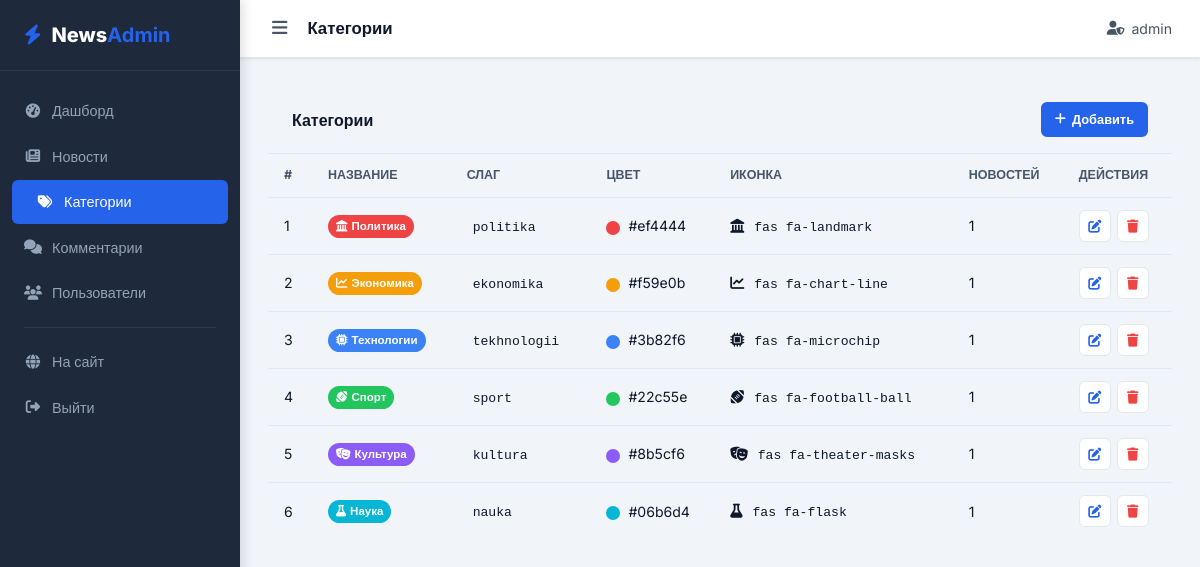
The app's page /admin/categories (signed in) with its own data.
### app/models/__init__.py (models this page shows, shortened)
class User(UserMixin, db.Model):
    __tablename__ = 'users'
    id = db.Column(db.Integer, primary_key=True)
    username = db.Column(db.String(64), unique=True, nullable=False)
    email = db.Column(db.String(120), unique=True, nullable=False)
    password_hash = db.Column(db.String(256), nullable=False)
    role = db.Column(db.String(20), default='user')  # Роль пользователя: 'admin' или 'user'
    avatar = db.Column(db.String(256), default='default_avatar.png')
    created_at = db.Column(db.DateTime, default=datetime.utcnow)
    is_active = db.Column(db.Boolean, default=True)
    comments = db.relationship('Comment', backref='author', lazy='dynamic', cascade='all, delete-orphan')
    likes = db.relationship('Like', backref='user', lazy='dynamic', cascade='all, delete-orphan')
    @property
    def is_admin(self):
        return self.role == 'admin'

class Category(db.Model):
    __tablename__ = 'categories'
    id = db.Column(db.Integer, primary_key=True)
    name = db.Column(db.String(64), unique=True, nullable=False)
    slug = db.Column(db.String(64), unique=True, nullable=False)
    color = db.Column(db.String(20), default='#3b82f6')
    icon = db.Column(db.String(64), default='fas fa-tag')
    news = db.relationship('News', backref='category', lazy='dynamic')

### app/views/admin_panel.py (the view)
@admin_bp.route('/categories')
@login_required
@admin_required
def categories_list():
    cats = Category.query.all()
    return render_template('admin/categories.html', categories=cats)

### app/models/__init__.py (called while the page is built)
@login_manager.user_loader
def load_user(user_id):
    return User.query.get(int(user_id))

### app/views/admin_panel.py (called while the page is built)
def admin_required(f):
    @wraps(f)
    def decorated(*args, **kwargs):
        if not current_user.is_authenticated or not current_user.is_admin:
            flash('Доступ запрещён.', 'danger')
            return redirect(url_for('main.index'))
        return f(*args, **kwargs)
    return decorated

### app/templates/admin/categories.html (shortened to what this page needs)
{% extends 'admin/base_admin.html' %}
{% block page_title %}Категории{% endblock %}
{% block content %}
<div class="admin-section-header">
    <h2>Категории</h2>
    <a href="{{ url_for('admin_panel.category_create') }}" class="btn btn-primary btn-sm"><i class="fas fa-plus"></i> Добавить</a>
</div>
<div class="admin-table-wrap">
    <table class="admin-table">
        <thead><tr><th>#</th><th>Название</th><th>Слаг</th><th>Цвет</th><th>Иконка</th><th>Новостей</th><th>Действия</th></tr></thead>
        <tbody>
            {% for cat in categories %}
            <tr>
                <td>{{ cat.id }}</td>
                <td><span class="badge-sm" style="background: {{ cat.color }}"><i class="{{ cat.icon }}"></i> {{ cat.name }}</span></td>
                <td><code>{{ cat.slug }}</code></td>
                <td><span class="color-dot" style="background: {{ cat.color }}"></span> {{ cat.color }}</td>
                <td><i class="{{ cat.icon }}"></i> <code>{{ cat.icon }}</code></td>
                <td>{{ cat.news.count() }}</td>
                <td class="actions-cell">
                    <a href="{{ url_for('admin_panel.category_edit', cat_id=cat.id) }}" class="action-btn action-edit"><i class="fas fa-edit"></i></a>
                    <form method="post" action="{{ url_for('admin_panel.category_delete', cat_id=cat.id) }}" style="display:inline" onsubmit="return confirm('Удалить категорию и все её новости?')">
                        <button type="submit" class="action-btn action-delete"><i class="fas fa-trash"></i></button>
                    </form>
                </td>
            </tr>
            {% endfor %}
        </tbody>
    </table>
</div>
{% endblock %}

### app/templates/admin/base_admin.html (shortened to what this page needs)
<!DOCTYPE html>
<html lang="ru">
<head>
    <link rel="stylesheet" href="https://cdnjs.cloudflare.com/ajax/libs/font-awesome/6.5.0/css/all.min.css">
    <link rel="stylesheet" href="{{ url_for('static', filename='css/admin.css') }}">
</head>
<body class="admin-body">
<div class="admin-layout">
    <aside class="admin-sidebar" id="adminSidebar">
        <div class="admin-logo">
            <i class="fas fa-bolt"></i>
            <span>News<strong>Admin</strong></span>
        </div>
        <nav class="admin-nav">
            <a href="{{ url_for('admin_panel.dashboard') }}" class="{% if request.endpoint == 'admin_panel.dashboard' %}active{% endif %}">
                <i class="fas fa-tachometer-alt"></i> Дашборд
            </a>
            <a href="{{ url_for('admin_panel.news_list') }}" class="{% if 'news' in request.endpoint %}active{% endif %}">
                <i class="fas fa-newspaper"></i> Новости
            </a>
            <a href="{{ url_for('admin_panel.categories_list') }}" class="{% if 'categ' in request.endpoint %}active{% endif %}">
                <i class="fas fa-tags"></i> Категории
            </a>
            <a href="{{ url_for('admin_panel.comments_list') }}" class="{% if 'comment' in request.endpoint %}active{% endif %}">
                <i class="fas fa-comments"></i> Комментарии
            </a>
            <a href="{{ url_for('admin_panel.users_list') }}" class="{% if 'user' in request.endpoint %}active{% endif %}">
                <i class="fas fa-users"></i> Пользователи
            </a>
            <div class="admin-nav-divider"></div>
            <a href="{{ url_for('main.index') }}">
                <i class="fas fa-globe"></i> На сайт
            </a>
            <a href="{{ url_for('auth.logout') }}">
                <i class="fas fa-sign-out-alt"></i> Выйти
            </a>
        </nav>
    </aside>
    <div class="admin-main">
        <header class="admin-header">
            <button class="admin-toggle" id="adminToggle"><i class="fas fa-bars"></i></button>
            <div class="admin-header-title">{% block page_title %}Панель управления{% endblock %}</div>
            <div class="admin-header-user">
                <i class="fas fa-user-shield"></i> {{ current_user.username }}
            </div>
        </header>
        <div class="admin-content">
            {% block content %}{% endblock %}
        </div>
    </div>
</div>
</body>
</html>

### app/static/css/admin.css (style rules this page uses)
*, *::before, *::after { box-sizing: border-box; margin: 0; padding: 0; }
:root { --primary: #2563eb; --primary-dark: #1d4ed8; --primary-light: #dbeafe; --dark: #0f172a; --dark2: #1e293b; --gray: #475569; --gray-light: #94a3b8; --border: #e2e8f0; --bg: #f1f5f9; --white: #fff; --success: #22c55e; --danger: #ef4444; --warning: #f59e0b; --purple: #8b5cf6; --orange: #f97316; --radius: 10px; --radius-sm: 6px; --shadow: 0 1px 3px rgba(0,0,0,.1); --shadow-md: 0 4px 6px -1px rgba(0,0,0,.1); --sidebar-width: 240px; --transition: .2s ease; }
body { font-family: 'Inter', sans-serif; background: var(--bg); color: var(--dark); line-height: 1.5; }
a { color: var(--primary); text-decoration: none; }
.admin-layout { display: flex; min-height: 100vh; }
.admin-sidebar { width: var(--sidebar-width); background: var(--dark2); position: fixed; top: 0; left: 0; height: 100vh; display: flex; flex-direction: column; z-index: 100; transition: transform var(--transition); box-shadow: 2px 0 12px rgba(0,0,0,.15); }
.admin-logo { display: flex; align-items: center; gap: 10px; padding: 20px 24px; font-size: 1.25rem; font-weight: 800; color: #fff; border-bottom: 1px solid rgba(255,255,255,.08); }
.admin-logo i { color: var(--primary); }
.admin-logo strong { color: var(--primary); }
.admin-nav { flex: 1; padding: 16px 0; overflow-y: auto; }
.admin-nav a { display: flex; align-items: center; gap: 10px; padding: 11px 24px; color: #94a3b8; font-size: .9rem; font-weight: 500; transition: all var(--transition); margin: 2px 0; }
.admin-nav a.active { color: #fff; background: var(--primary); margin: 2px 12px; border-radius: var(--radius-sm); }
.admin-nav a i { width: 18px; text-align: center; }
.admin-nav-divider { height: 1px; background: rgba(255,255,255,.08); margin: 12px 24px; }
.admin-main { flex: 1; margin-left: var(--sidebar-width); display: flex; flex-direction: column; min-height: 100vh; }
.admin-header { background: var(--white); border-bottom: 1px solid var(--border); padding: 14px 28px; display: flex; align-items: center; gap: 16px; position: sticky; top: 0; z-index: 50; box-shadow: var(--shadow); }
.admin-toggle { background: none; border: none; cursor: pointer; font-size: 1.1rem; color: var(--gray); padding: 4px; }
.admin-header-title { font-size: 1.05rem; font-weight: 700; color: var(--dark); flex: 1; }
.admin-header-user { display: flex; align-items: center; gap: 7px; font-size: .88rem; color: var(--gray); }
.admin-content { padding: 28px; flex: 1; }
.admin-section-header { display: flex; align-items: center; justify-content: space-between; padding: 16px 24px; border-bottom: 1px solid var(--border); }
.admin-section-header h2 { font-size: 1rem; font-weight: 700; }
.admin-table-wrap { overflow-x: auto; }
.admin-table { width: 100%; border-collapse: collapse; }
.admin-table th { background: var(--bg); padding: 12px 16px; text-align: left; font-size: .78rem; font-weight: 700; text-transform: uppercase; color: var(--gray); white-space: nowrap; }
.admin-table td { padding: 12px 16px; border-top: 1px solid var(--border); font-size: .88rem; vertical-align: middle; }
.badge-sm { display: inline-flex; align-items: center; gap: 4px; padding: 3px 8px; border-radius: 12px; font-size: .72rem; font-weight: 700; color: #fff; }
.actions-cell { display: flex; gap: 6px; align-items: center; }
.action-btn { width: 32px; height: 32px; border-radius: var(--radius-sm); border: 1px solid var(--border); background: var(--white); cursor: pointer; display: flex; align-items: center; justify-content: center; font-size: .82rem; transition: all var(--transition); }
.action-edit { color: var(--primary); }
.action-delete { color: var(--danger); }
code { background: var(--bg); padding: 2px 6px; border-radius: 4px; font-size: .82rem; }
.btn { display: inline-flex; align-items: center; gap: 6px; padding: 9px 20px; border-radius: var(--radius-sm); font-size: .88rem; font-weight: 600; cursor: pointer; border: 2px solid transparent; transition: all var(--transition); text-decoration: none; }
.btn-primary { background: var(--primary); color: #fff; border-color: var(--primary); }
.btn-sm { padding: 6px 12px; font-size: .8rem; }
.color-dot { display: inline-block; width: 14px; height: 14px; border-radius: 50%; vertical-align: middle; margin-right: 4px; }

### records on screen
User: username "admin"
Category: id "1", name "Политика", slug "politika", color "#ef4444", icon "fas fa-landmark", news.count "1"
Category: id "2", name "Экономика", slug "ekonomika", color "#f59e0b", icon "fas fa-chart-line", news.count "1"
Category: id "3", name "Технологии", slug "tekhnologii", color "#3b82f6", icon "fas fa-microchip", news.count "1"
Category: id "4", name "Спорт", slug "sport", color "#22c55e", icon "fas fa-football-ball", news.count "1"
Category: id "5", name "Культура", slug "kultura", color "#8b5cf6", icon "fas fa-theater-masks", news.count "1"
Category: id "6", name "Наука", slug "nauka", color "#06b6d4", icon "fas fa-flask", news.count "1"
